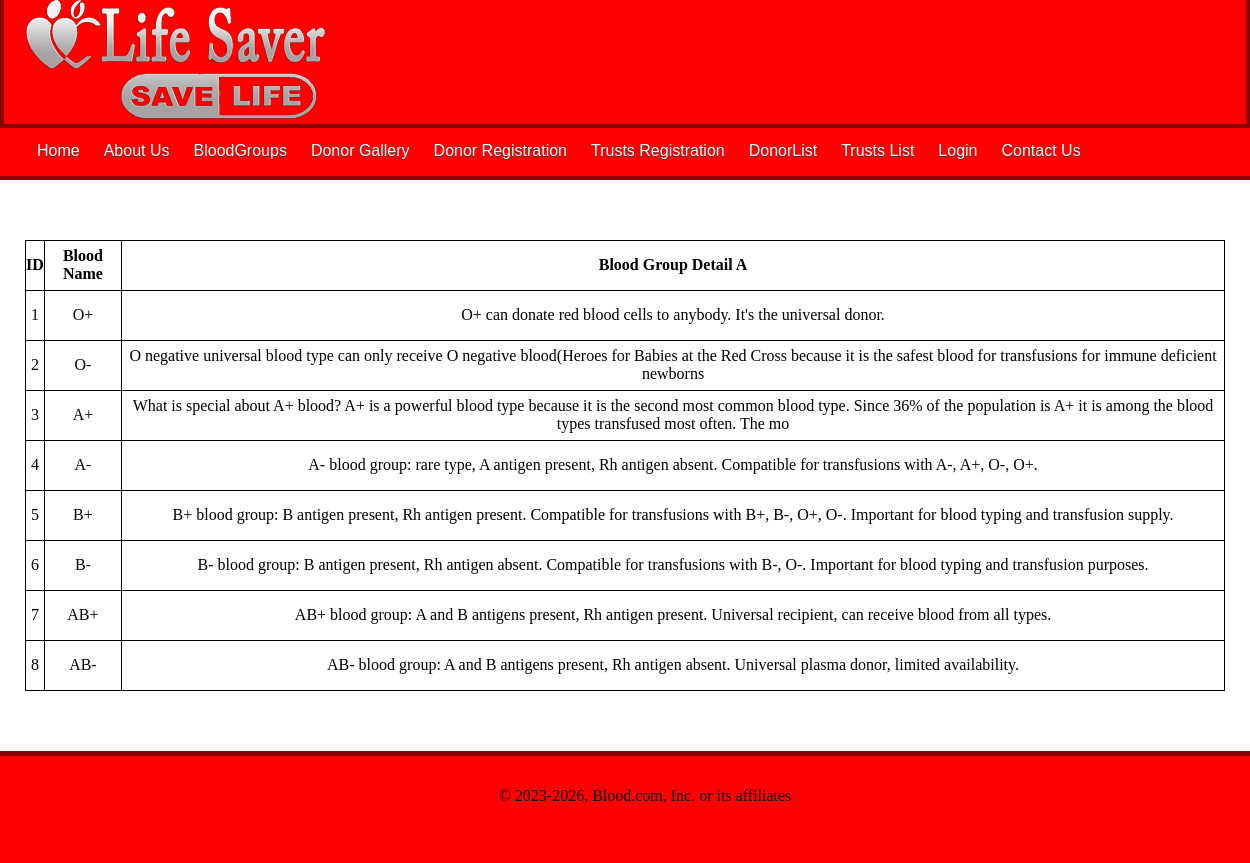
Screenshot of /bloodgroup.php with the database file from the repository.
### tables this page shows
CREATE TABLE `blood_information` (
  `sno` int(200) NOT NULL,
  `grp_name` varchar(10) NOT NULL,
  `grp_detail` varchar(200) NOT NULL
);

### class_function/class_crud.php (called while the page is built, shortened)
<?php
class allclass
{
    public $conn;
    public function __construct()
    {
        $this->conn = mysqli_connect('localhost', 'root', '', 'employee');
    }
    function selectfun($table1 = NULL, $var = NULL)
    {
        $sql = "SELECT * FROM " . $table1 . " WHERE ";
        if ($var != NULL) {
            $sql .= $var;
        } else {
            $sql .= "1";
        }
        $sqlconn = mysqli_query($this->conn, $sql);
        return $sqlconn;
    }
}
$obj = new allclass();
?>

### bloodgroup.php (the view, shortened to what this page needs)
<!DOCTYPE html>
<html lang="en">
<head>
</head>
<body>
    <?php
    include("frontfiles/header.php");
    ?>
    <div class="container">
        <?php
    include("class_function/class_crud.php");
        $table1 = "blood_information";
        $result = $obj->selectfun($table1);
        if (mysqli_num_rows($result) > 0) {
            echo "<table >
                <tr>
                    <th>ID</th>
                    <th>Blood Name</th>
                    <th>Blood Group Detail A</th>
                </tr>";
            while ($res = mysqli_fetch_assoc($result)) {
                echo "<tr>
                    <td>" . $res['sno'] . "</td>
                    <td>" . $res['grp_name'] . "</td>
                    <td>" . $res['grp_detail'] . "</td>
                </tr>";
            }
            echo "</table>";
        } else {
            echo "No data available.";
        }
        ?>
    </div>
    <?php
    include("frontfiles/footer.php");
    ?>
</body>
</html>

### bloodgroup.php (style rules this page uses)
table { margin:5% 0%; padding: 5px; }
th, tr, table, td { border: 1px solid black; border-collapse: collapse; height: 49px; text-align: center; }

### frontfiles/header.php (style rules this page uses)
* { margin: 0; padding: 0; }
.container { max-width: 1200px; margin: 0 auto; }

### rows the page displays
blood_information: sno "1", grp_name "O+", grp_detail "O+ can donate red blood cells to anybody. It's the universal donor."
blood_information: sno "2", grp_name "O-", grp_detail "O negative universal blood type can only receive O negative blood(Heroes for Babies at the Red Cross because it is the safest blood for transfusions for immune deficient newborns"
blood_information: sno "3", grp_name "A+", grp_detail "What is special about A+ blood? A+ is a powerful blood type because it is the second most common blood type. Since 36% of the population is A+ it is among the blood types transfused most often. The mo"
blood_information: sno "4", grp_name "A-", grp_detail "A- blood group: rare type, A antigen present, Rh antigen absent. Compatible for transfusions with A-, A+, O-, O+."
blood_information: sno "5", grp_name "B+", grp_detail "B+ blood group: B antigen present, Rh antigen present. Compatible for transfusions with B+, B-, O+, O-. Important for blood typing and transfusion supply."
blood_information: sno "6", grp_name "B-", grp_detail "B- blood group: B antigen present, Rh antigen absent. Compatible for transfusions with B-, O-. Important for blood typing and transfusion purposes."
blood_information: sno "7", grp_name "AB+", grp_detail "AB+ blood group: A and B antigens present, Rh antigen present. Universal recipient, can receive blood from all types."
blood_information: sno "8", grp_name "AB-", grp_detail "AB- blood group: A and B antigens present, Rh antigen absent. Universal plasma donor, limited availability."
